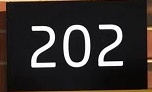
#> input picture output/task1/DetectedArea01.jpg, 152 x 92 px
$ python -i task1.py   (imports and definitions only)   (older library calls are emulated)
#> lines starting #> are read from the running program, lines starting #| are printed output that depends on the picture; after the words box and inside, x2 and y2 are one past the last pixel; in counts of white or black regions, pixels touching at a corner belong together
#> further down, picture is the input picture: shape (92, 152, 3); mean B, G, R 44.3, 46, 50.8
import cv2
import os
import time
import numpy as np
from pathlib import Path


# This function draws the connected components on black background
def draw_label(lbls):
    # Map component labels to hue val
    label_hue = np.uint8(179*lbls/np.max(lbls))
    blank_ch = 255*np.ones_like(label_hue)
    labeled_img = cv2.merge([label_hue, blank_ch, blank_ch])

    # cvt to BGR for display
    labeled_img = cv2.cvtColor(labeled_img, cv2.COLOR_HSV2BGR)

    # set bg label to black
    labeled_img[label_hue == 0] = 0
    return labeled_img


# This function removes the connected components that have less horizontal thickness than a specified threshold
def clean_labels(lbls, count_threshold):
    unique_labels = np.unique(lbls)  # To calculate number of connected components in the parameter lbls
    for i in range(1, len(unique_labels)):
        current_label_indices = np.where(lbls == unique_labels[i])  # Grab the indices of one component
        current_label_row_indices = current_label_indices[0]  # Number of indices in one row
        current_label_col_indices = current_label_indices[1]  # Number of indices in one column

        # Unique indices of one row. This is basically indices of indices.
        unique_indices, indices_index, indices_count = np.unique(current_label_row_indices, return_index=True, return_counts=True)
        less_count_indices = indices_index[np.where(indices_count <= count_threshold)]  # Indices that are below threshold
        less_count_row_indices = current_label_row_indices[less_count_indices]  # Row indices that are below threshold
        less_count_row_indices_count = indices_count[np.where(indices_count <= count_threshold)]  # Number of row indices that are below threshold

        # This loop changes all the indices of one component that are below threshold to 0
        for j in range(len(less_count_row_indices)):
            row_index = np.where(current_label_row_indices == less_count_row_indices[j])[0][0]
            row_value = current_label_row_indices[row_index]
            col_value = current_label_col_indices[row_index]
            lbls[row_value][col_value:col_value+less_count_row_indices_count[j]] = 0
    return lbls


# This function is used to detect and localize the building signage
def locate_building_signage(im):
    hsv = cv2.cvtColor(im, cv2.COLOR_BGR2HSV)  # Change color space from BGR to HSV
#> hsv: shape (92, 152, 3); mean H, S, V 80.2, 47.1, 51.8
    h, s, v = cv2.split(hsv)  # Split channels of the image
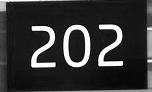
#> v: shape (92, 152); min 2, max 255, mean 51.8
    h1 = h * 0
#> h1: shape (92, 152); every value is 0
    s1 = s * 0
    v1 = v * 0

    v_indices = np.where(v <= 85)  # Indices of the V channel that are below 85
#> v_indices = 11899 positions, rows 0 to 91, columns 0 to 151
    v[v_indices] = v[v_indices] * 0 + 255  # Make them white. This will reduce the shadows in the image
    s[v_indices] = s[v_indices] * 0 + 255  # Make them white. This will reduce the shadows in the image

    # Make a copy of the indices that are below threshold of 85
    h1[v_indices] = h[v_indices]
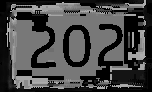
#> h1: shape (92, 152); min 0, max 178, mean 70
    s1[v_indices] = s[v_indices]
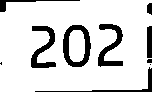
#> s1: shape (92, 152); 85.1% white; 10 black regions (3 under 20 px), largest, box (x1, y1, x2, y2) and area: (63, 25, 91, 67) 525, (98, 24, 123, 67) 444, (31, 26, 56, 68) 438
    v1[v_indices] = v[v_indices]

    img2 = cv2.merge((h1, s1, v1))  # This image will have shadows reduced
#> img2: shape (92, 152, 3); mean H, S, V 70, 217, 217
    img2 = cv2.medianBlur(img2, 11)  # Remove the background noise
#> img2: shape (92, 152, 3); mean H, S, V 67.2, 229.3, 229.3

    img2 = cv2.erode(img2, (5, 5), iterations=3)  # Remove the background noise. In opencv erode works on background
#> img2: shape (92, 152, 3); mean H, S, V 59.2, 218.7, 218.7
    img2 = cv2.cvtColor(img2, cv2.COLOR_HSV2BGR)  # Change color from HSV to BGR. In opencv cannot convert from HSV to Gray
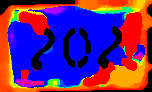
#> img2: shape (92, 152, 3); mean B, G, R 114.2, 37.9, 105.6
    img2_gray = cv2.cvtColor(img2, cv2.COLOR_BGR2GRAY)  # Change color from BGR to Gray
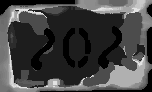
#> img2_gray: shape (92, 152); min 0, max 226, mean 66.8

    ret, labels = cv2.connectedComponents(img2_gray)  # Find connected components
#> labels: shape (92, 152) int32; values 0 (black) and 1 (white), 85.8% white; 9 black regions, largest, box (x1, y1, x2, y2) and area: (0, 0, 75, 15) 395, (31, 28, 55, 70) 323, (98, 26, 122, 69) 321
#> ret = 2
    labels = clean_labels(labels, 15)  # Remove the smaller and unwanted shaped connected components
#> in clean_labels, `unique_labels = np.unique(lbls)`: unique_labels = [0, 1]
#> the loop in clean_labels, `for i in range(1, len(unique_labels)):` made 1 pass
#> current_label_indices on pass 1: 11996 positions, rows 0 to 91, columns 0 to 151
    labels = labels.T  # Transpose of the image
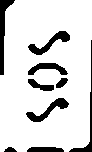
#> labels: shape (152, 92) int32; values 0 (black) and 1 (white), 85.8% white; 9 black regions, largest, box (x1, y1, x2, y2) and area: (0, 0, 15, 75) 395, (28, 31, 70, 55) 323, (26, 98, 69, 122) 321
    labels = clean_labels(labels, 15)  # Remove the smaller and unwanted shaped connected components
#> the loop in clean_labels (call 2), `for i in range(1, len(unique_labels)):` made 1 pass
#> current_label_indices on pass 1: 11996 positions, rows 0 to 151, columns 0 to 91
    labels = labels.T  # Change the image back to its original orientation
    lbl_img = draw_label(labels)  # Draw the final connected components on black background
#> in draw_label, `labeled_img[label_hue == 0] = 0`:
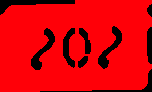
#> labeled_img: shape (92, 152, 3); mean B, G, R 6.9, 0, 218.7
    lbl_img_gray = cv2.cvtColor(lbl_img, cv2.COLOR_BGR2GRAY)  # Change color from BGR to Gray
    ret, thresh = cv2.threshold(lbl_img_gray, 20, 255, cv2.THRESH_BINARY)  # Change the image to Binary using a threshold of 20

    nlabels, labels, stats, centroids = cv2.connectedComponentsWithStats(thresh)  # Find the connected components with more information
#> nlabels = 2; stats = [[0, 0, 152, 92, 1988], [0, 0, 152, 92, 11996]]; centroids = [[80.63, 43.17], [74.65, 45.89]]
    roi_list = list()
    for i in range(1, nlabels):  # background is at the 0 index. That's why, loop starts from 1
        top_left = (stats[i][0], stats[i][1])  # Top left corner x and y
        width, height = stats[i][2], stats[i][3]
        bot_right = (stats[i][0] + width, stats[i][1] + height)  # Bottom right corner x and y
        area = height*width
        if 0.7 >= height/width >= 0.5 and 22000 >= area >= 6000:  # Filter based on area and aspect ratio
            roi_list.append((top_left, bot_right))
#> this loop made 1 pass
#> (top_left, width, height, area) on pass 1: ((0, 0), 152, 92, 13984)
#> after the loop, roi_list = [((0, 0), (152, 92))]
    return roi_list


# This function changes the file name to numeric value which is used as the target value during the training of SVM
# [99 lines left out: functions get_label, load_digits_data, hog, train_svm, read_plate, contour_order, not called in this run]


# [34 lines not run here, left out]

>>> import cv2
>>> picture = cv2.imread('output/task1/DetectedArea01.jpg')
>>> result = locate_building_signage(picture)
#> result = [((0, 0), (152, 92))]

$ run again, on output/task1/DetectedArea06.jpg
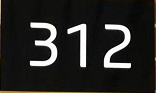
#> input picture output/task1/DetectedArea06.jpg, 156 x 93 px
#> picture is the input picture: shape (93, 156, 3); mean B, G, R 35.6, 37.9, 38.7
#> hsv: shape (93, 156, 3); mean H, S, V 25.4, 37.8, 39
#> v_indices = 12973 positions, rows 0 to 92, columns 0 to 155
#> in locate_building_signage, `s1[v_indices] = s[v_indices]`:
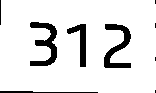
#> s1: shape (93, 156); 89.4% white; 9 black regions (4 under 20 px), largest, box (x1, y1, x2, y2) and area: (30, 22, 57, 66) 527, (104, 24, 131, 68) 506, (67, 24, 86, 67) 330, (0, 91, 98, 93) 131, (0, 0, 1, 25) 25
#> ret = 2
#> unique_labels = [0, 1]
#> the loop in clean_labels, `for i in range(1, len(unique_labels)):` made 1 pass
#> current_label_indices on pass 1: 13119 positions, rows 0 to 92, columns 0 to 155
#> the loop in clean_labels (call 2), `for i in range(1, len(unique_labels)):` made 1 pass
#> current_label_indices on pass 1: 13119 positions, rows 0 to 155, columns 0 to 92
#> label_hue: shape (93, 156); values 0 (black) and 179 (white), 90.4% white; 6 black regions, box (x1, y1, x2, y2) and area: (104, 24, 130, 70) 476, (40, 24, 57, 67) 422, (72, 25, 86, 65) 306, (0, 91, 93, 93) 126, (35, 22, 39, 31) 36, (0, 0, 1, 23) 23
#> in draw_label, `labeled_img[label_hue == 0] = 0`:
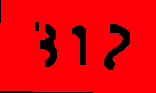
#> labeled_img: shape (93, 156, 3); mean B, G, R 7.2, 0, 230.6
#> nlabels = 2; stats = [[0, 0, 130, 93, 1389], [0, 0, 156, 93, 13119]]; centroids = [[77.15, 47.41], [77.54, 45.85]]
#> the loop in locate_building_signage, `for i in range(1, nlabels):  # background is at the 0 index. That's wh..` made 1 pass
#> (top_left, width, height, area) on pass 1: ((0, 0), 156, 93, 14508)
#> after the loop in locate_building_signage, `for i in range(1, nlabels):  # background is at the 0 index. That's wh..`: roi_list = [((0, 0), (156, 93))]
